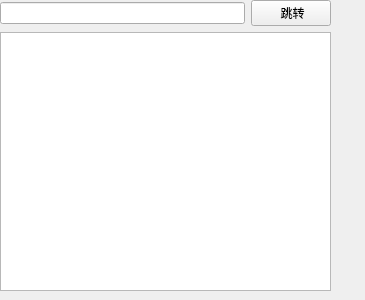
<?xml version="1.0" encoding="UTF-8"?>
<ui version="4.0">
 <class>WidgetRU</class>
 <widget class="QWidget" name="WidgetRU">
  <property name="geometry">
   <rect>
    <x>0</x>
    <y>0</y>
    <width>365</width>
    <height>300</height>
   </rect>
  </property>
  <property name="windowTitle">
   <string>Form</string>
  </property>
  <property name="styleSheet">
   <string notr="true"/>
  </property>
  <widget class="QWidget" name="verticalLayoutWidget">
   <property name="geometry">
    <rect>
     <x>0</x>
     <y>0</y>
     <width>331</width>
     <height>291</height>
    </rect>
   </property>
   <layout class="QVBoxLayout" name="verticalLayout">
    <item>
     <layout class="QHBoxLayout" name="horizontalLayout">
      <item>
       <widget class="QLineEdit" name="pathLineEdit"/>
      </item>
      <item>
       <widget class="QPushButton" name="goButton">
        <property name="text">
         <string> 跳转</string>
        </property>
       </widget>
      </item>
     </layout>
    </item>
    <item>
     <widget class="QTreeView" name="treeView"/>
    </item>
   </layout>
  </widget>
 </widget>
 <resources/>
 <connections/>
</ui>
